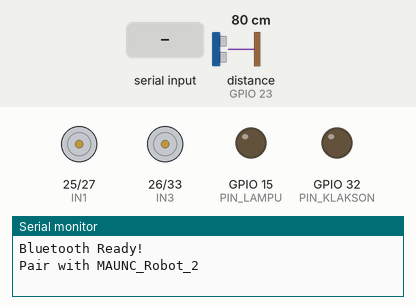
Recording of a sketch running on a simulated ESP32. On the bench: motor-driver pin pairs drawn as motors (green arrow = first pin HIGH = forward, orange = second pin HIGH = backward, longer = more drive, scaled by the enable pin), output pins drawn as LEDs (lit = HIGH), the last lines printed to the serial monitor. Wiring (inferred from the names in the program): ultrasonic range finder: trigger GPIO 22; echo GPIO 23. The inputs (shaded band) are chosen by the test bench; at power-on: distance to the obstacle (sensor on GPIO 23) 80 cm. The echo pulse lasts 58.3 µs per cm; nothing arrives over Bluetooth unless stated; pins used as bus, display or sensor lines are not drawn.

Above: at 1.2 s.
1.3 s: "F" received over the second serial link
At 1.6 s:
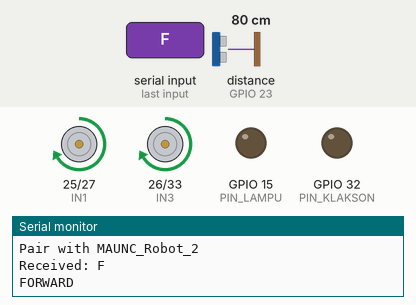
2.8 s: distance to the obstacle (sensor on GPIO 23) set to 34 cm
4.3 s: distance to the obstacle (sensor on GPIO 23) set to 28 cm
At 5.2 s:
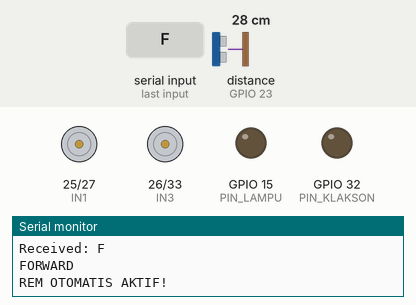
5.8 s: "B" received over the second serial link
At 7.0 s:
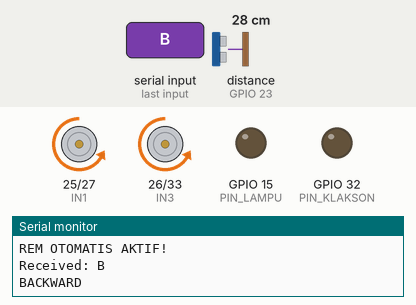
7.3 s: "L" received over the second serial link
At 8.2 s:
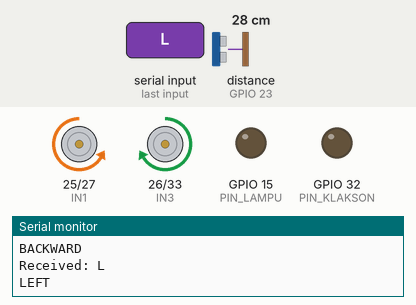
8.8 s: "R" received over the second serial link
At 9.3 s:
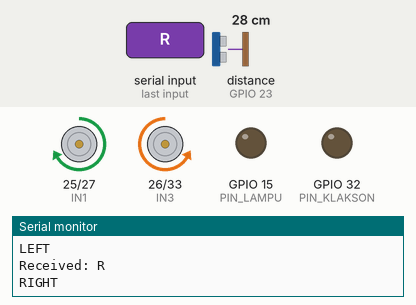
Timing chart, 0 to 11.3 s (numbered marks = the images above; inputs shaded):
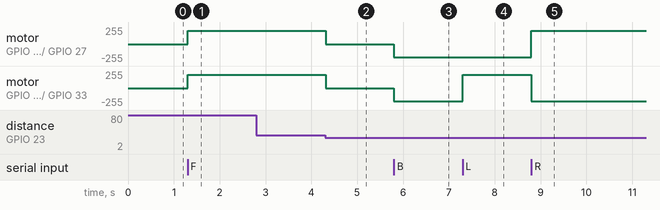

The sketch:

MAUNC_Robot_2.ino
```cpp
#include "BluetoothSerial.h"

BluetoothSerial SerialBT;

// ================= MOTOR KIRI =================
#define IN1 25
#define IN2 27
#define ENA 18

// ================= MOTOR KANAN =================
#define IN3 26
#define IN4 33
#define ENB 19

// ================= SENSOR ULTRASONIK =================
#define TRIG_PIN 22
#define ECHO_PIN 23

#define JARAK_REM 30
#define BATAS_JARAK 20

// ================= LAMPU =================
#define PIN_LAMPU 15
bool statusLampu = false;

// ================= KLAKSON =================
#define PIN_KLAKSON 32
unsigned long waktuKlakson = 0;
const unsigned long DURASI_KLAKSON = 200;

// ================= KECEPATAN =================
#define MOTOR_SPEED 200
#define BRAKE_SPEED 200

char command;

// ================= KECEPATAN MOTOR =================
void setSpeedMotor() {
  analogWrite(ENA, MOTOR_SPEED);
  analogWrite(ENB, MOTOR_SPEED);
}

// ================= BERHENTI =================
void stopCar() {
  digitalWrite(IN1, LOW);
  digitalWrite(IN2, LOW);
  digitalWrite(IN3, LOW);
  digitalWrite(IN4, LOW);

  analogWrite(ENA, 0);
  analogWrite(ENB, 0);
}

// ================= REM OTOMATIS =================
void brakeCar() {
  digitalWrite(IN1, HIGH);
  digitalWrite(IN2, HIGH);
  digitalWrite(IN3, HIGH);
  digitalWrite(IN4, HIGH);

  analogWrite(ENA, BRAKE_SPEED);
  analogWrite(ENB, BRAKE_SPEED);
}

// ================= MAJU =================
void forward() {
  float jarak = bacaJarak();

  if (jarak <= BATAS_JARAK) {
    stopCar();
    Serial.println("OBJEK TERLALU DEKAT!");
    return;
  }

  digitalWrite(IN1, HIGH);
  digitalWrite(IN2, LOW);
  digitalWrite(IN3, HIGH);
  digitalWrite(IN4, LOW);

  setSpeedMotor();
}

// ================= MUNDUR =================
void backward() {
  digitalWrite(IN1, LOW);
  digitalWrite(IN2, HIGH);
  digitalWrite(IN3, LOW);
  digitalWrite(IN4, HIGH);

  setSpeedMotor();
}

// ================= BELOK KIRI =================
void turnLeft() {
  digitalWrite(IN1, LOW);
  digitalWrite(IN2, HIGH);
  digitalWrite(IN3, HIGH);
  digitalWrite(IN4, LOW);

  setSpeedMotor();
}

// ================= BELOK KANAN =================
void turnRight() {
  digitalWrite(IN1, HIGH);
  digitalWrite(IN2, LOW);
  digitalWrite(IN3, LOW);
  digitalWrite(IN4, HIGH);

  setSpeedMotor();
}

// ================= BACA JARAK =================
float bacaJarak() {
  digitalWrite(TRIG_PIN, LOW);
  delayMicroseconds(2);

  digitalWrite(TRIG_PIN, HIGH);
  delayMicroseconds(10);

  digitalWrite(TRIG_PIN, LOW);

  long durasi = pulseIn(ECHO_PIN, HIGH, 25000);

  if (durasi == 0) {
    return 999;
  }

  return durasi * 0.0343 / 2;
}

// ================= LAMPU =================
void toggleLampu() {
  statusLampu = !statusLampu;
  digitalWrite(PIN_LAMPU, statusLampu);

  Serial.println(statusLampu ? "LAMPU MENYALA" : "LAMPU MATI");
}

// ================= KLAKSON =================
void aktifkanKlakson() {
  digitalWrite(PIN_KLAKSON, HIGH);
  waktuKlakson = millis();
}

// ================= PERINTAH BLUETOOTH =================
void executeCommand(char command) {
  switch (command) {

    case 'F':
      forward();
      Serial.println("FORWARD");
      break;

    case 'B':
      backward();
      Serial.println("BACKWARD");
      break;

    case 'L':
      turnLeft();
      Serial.println("LEFT");
      break;

    case 'R':
      turnRight();
      Serial.println("RIGHT");
      break;

    case 'S':
      stopCar();
      Serial.println("STOP");
      break;

    case '0':
      toggleLampu();
      break;

    case 'X':
      aktifkanKlakson();
      Serial.println("KLAKSON ON");
      break;

    case 'C':
    case 'T':
    case 'A':
    case 'P':
      stopCar();
      break;

    default:
      break;
  }
}

// ================= SETUP =================
void setup() {
  Serial.begin(115200);

  pinMode(IN1, OUTPUT);
  pinMode(IN2, OUTPUT);
  pinMode(IN3, OUTPUT);
  pinMode(IN4, OUTPUT);

  pinMode(ENA, OUTPUT);
  pinMode(ENB, OUTPUT);

  pinMode(TRIG_PIN, OUTPUT);
  pinMode(ECHO_PIN, INPUT);

  pinMode(PIN_LAMPU, OUTPUT);
  pinMode(PIN_KLAKSON, OUTPUT);

  digitalWrite(PIN_LAMPU, LOW);
  digitalWrite(PIN_KLAKSON, LOW);

  stopCar();

  SerialBT.begin("MAUNC_Robot_2");

  Serial.println("Bluetooth Ready!");
  Serial.println("Pair with MAUNC_Robot_2");
}

// ================= LOOP =================
void loop() {

  // Membaca perintah Bluetooth
  if (SerialBT.available()) {
    command = SerialBT.read();

    Serial.print("Received: ");
    Serial.println(command);

    executeCommand(command);
  }

  // Mematikan klakson setelah tidak menerima X
  if (millis() - waktuKlakson >= DURASI_KLAKSON) {
    digitalWrite(PIN_KLAKSON, LOW);
  }

  // Pemeriksaan sensor ultrasonik
  static unsigned long waktuSensor = 0;

  if (millis() - waktuSensor >= 50) {
    waktuSensor = millis();

    float jarak = bacaJarak();

    bool sedangMaju =
      digitalRead(IN1) == HIGH &&
      digitalRead(IN2) == LOW &&
      digitalRead(IN3) == HIGH &&
      digitalRead(IN4) == LOW;

    if (sedangMaju && jarak <= JARAK_REM) {
      brakeCar();
      Serial.println("REM OTOMATIS AKTIF!");
    }
  }
}
```

Measured:
- the behaviour switches between 31 and 30 cm on distance to the obstacle (sensor on GPIO 23) (found by bisection; images 1 and 2)
- after the input at 1.3 s, motor on GPIO 25 (IN1) / GPIO 27 (IN2), motor on GPIO 26 (IN3) / GPIO 33 (IN4): stopped → forward 200/255 at once
- after the input at 2.8 s, every drawn part: stays the same
- after the input at 4.3 s, motor on GPIO 25 (IN1) / GPIO 27 (IN2), motor on GPIO 26 (IN3) / GPIO 33 (IN4): forward 200/255 → stopped at once
- after the input at 5.8 s, motor on GPIO 25 (IN1) / GPIO 27 (IN2), motor on GPIO 26 (IN3) / GPIO 33 (IN4): stopped → backward 200/255 at once
- after the input at 7.3 s, motor on GPIO 26 (IN3) / GPIO 33 (IN4): backward 200/255 → forward 200/255 at once
- after the input at 8.8 s, motor on GPIO 25 (IN1) / GPIO 27 (IN2): backward 200/255 → forward 200/255 at once; motor on GPIO 26 (IN3) / GPIO 33 (IN4): forward 200/255 → backward 200/255 at once
